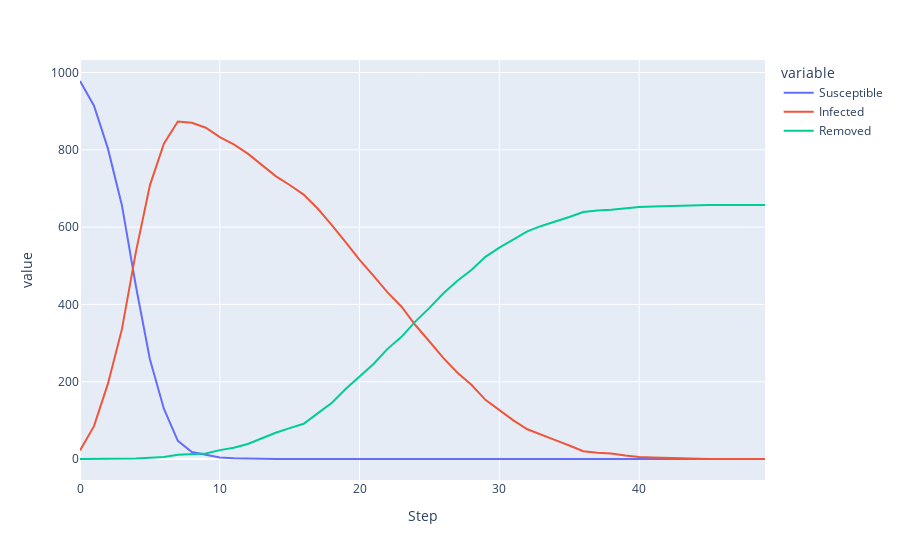

Source (notebook cell):
### Code cell
fig = px.line(output, x="Step", y="value", color="variable")
fig.show()

### Figure 1 — Plotly figure (JSON) as saved in the notebook; plotly's stock layout.template omitted (floating-point values rounded to 4 significant figures)
{"data": [{"hovertemplate": "variable=Susceptible<br>Step=%{x}<br>value=%{y}<extra></extra>", "legendgroup": "Susceptible", "line": {"color": "#636efa", "dash": "solid"}, "marker": {"symbol": "circle"}, "mode": "lines", "name": "Susceptible", "orientation": "v", "showlegend": true, "type": "scatter", "x": [0, 1, 2, 3, 4, 5, 6, 7, 8, 9, 10, 11, 12, 13, 14, 15, 16, 17, 18, 19, 20, 21, 22, 23, 24, 25, 26, 27, 28, 29, 30, 31, 32, 33, 34, 35, 36, 37, 38, 39, 40, 41, 42, 43, 44, 45, 46, 47, 48, 49], "xaxis": "x", "y": [978, 914, 803, 656, 447, 258, 130, 47, 18, 11, 4, 2, 1, 0, 0, 0, 0, 0, 0, 0, 0, 0, 0, 0, 0, 0, 0, 0, 0, 0, 0, 0, 0, 0, 0, 0, 0, 0, 0, 0, 0, 0, 0, 0, 0, 0, 0, 0, 0, 0], "yaxis": "y"}, {"hovertemplate": "variable=Infected<br>Step=%{x}<br>value=%{y}<extra></extra>", "legendgroup": "Infected", "line": {"color": "#EF553B", "dash": "solid"}, "marker": {"symbol": "circle"}, "mode": "lines", "name": "Infected", "orientation": "v", "showlegend": true, "type": "scatter", "x": [0, 1, 2, 3, 4, 5, 6, 7, 8, 9, 10, 11, 12, 13, 14, 15, 16, 17, 18, 19, 20, 21, 22, 23, 24, 25, 26, 27, 28, 29, 30, 31, 32, 33, 34, 35, 36, 37, 38, 39, 40, 41, 42, 43, 44, 45, 46, 47, 48, 49], "xaxis": "x", "y": [22, 85, 195, 336, 536, 708, 816, 873, 870, 857, 833, 814, 790, 761, 732, 709, 684, 648, 606, 561, 515, 474, 431, 394, 346, 304, 261, 223, 192, 153, 126, 100, 77, 62, 49, 35, 20, 16, 14, 9, 5, 4, 3, 2, 0, 0, 0, 0, 0, 0], "yaxis": "y"}, {"hovertemplate": "variable=Removed<br>Step=%{x}<br>value=%{y}<extra></extra>", "legendgroup": "Removed", "line": {"color": "#00cc96", "dash": "solid"}, "marker": {"symbol": "circle"}, "mode": "lines", "name": "Removed", "orientation": "v", "showlegend": true, "type": "scatter", "x": [0, 1, 2, 3, 4, 5, 6, 7, 8, 9, 10, 11, 12, 13, 14, 15, 16, 17, 18, 19, 20, 21, 22, 23, 24, 25, 26, 27, 28, 29, 30, 31, 32, 33, 34, 35, 36, 37, 38, 39, 40, 41, 42, 43, 44, 45, 46, 47, 48, 49], "xaxis": "x", "y": [0, 0, 0, 1, 1, 3, 5, 11, 12, 14, 23, 29, 39, 54, 68, 80, 91, 118, 145, 181, 214, 246, 285, 316, 356, 391, 429, 461, 489, 523, 547, 569, 589, 603, 614, 626, 639, 643, 645, 649, 652, 653, 654, 655, 657, 657, 657, 657, 657, 657], "yaxis": "y"}], "layout": {"legend": {"title": {"text": "variable"}, "tracegroupgap": 0}, "margin": {"t": 60}, "xaxis": {"anchor": "y", "domain": [0, 1], "title": {"text": "Step"}}, "yaxis": {"anchor": "x", "domain": [0, 1], "title": {"text": "value"}}}}
